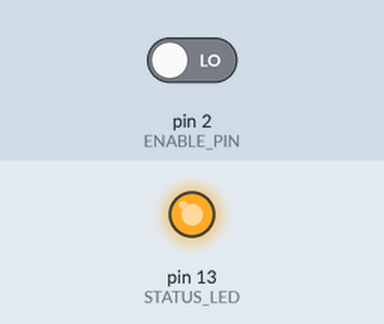
Bench run of a sketch on a simulated Arduino Uno, built with avr-gcc and run on an emulated ATmega328P. On the bench: output pins drawn as LEDs (lit = HIGH). The inputs (shaded band) are chosen by the test bench; at power-on: pin 2 (ENABLE_PIN) LOW.

Above: at 1.2 s.
1.3 s: pin 2 (ENABLE_PIN) driven HIGH
At 2.0 s:
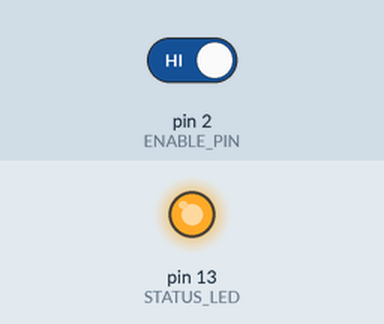
2.8 s: pin 2 (ENABLE_PIN) driven LOW
At 3.9 s:
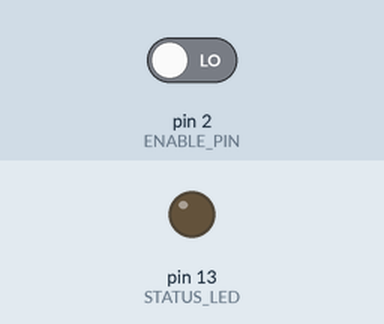
Timing chart, 0 to 11.8 s (numbered marks = the images above; inputs shaded):
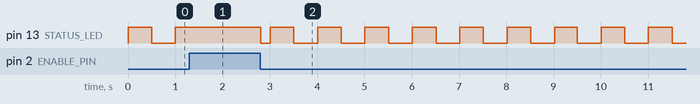

The sketch:

sensor_node.ino
```cpp
/*
 * Project 3: Arduino enable node (LabJack is the only sensor path to Connect)
 *
 * Pin roles:
 *   D2  (ENABLE)  — input from LabJack FIO4 (HIGH = system on)
 *   D13 (LED)     — solid ON when enabled, slow blink when idle
 *
 * Joystick and HC-SR04 are read by the LabJack (AIN0/AIN1, FIO5/FIO6), not here.
 *
 * Board: Arduino UNO
 */

const int ENABLE_PIN = 2;
const int STATUS_LED = 13;

void setup() {
  pinMode(ENABLE_PIN, INPUT);
  pinMode(STATUS_LED, OUTPUT);
  digitalWrite(STATUS_LED, LOW);
}

void loop() {
  bool enabled = digitalRead(ENABLE_PIN) == HIGH;

  if (enabled) {
    digitalWrite(STATUS_LED, HIGH);
  } else {
    bool blink = ((millis() / 500) % 2) == 0;
    digitalWrite(STATUS_LED, blink ? HIGH : LOW);
  }

  delay(20);
}
```

Measured:
- after the input at 1.3 s, pin 13 (STATUS_LED): stays HIGH (without the input it goes to LOW after 0.20 s)
- after the input at 2.8 s, pin 13 (STATUS_LED): HIGH → LOW at once, then repeats every 1.0 s: HIGH 0.50 s, LOW 0.50 s
